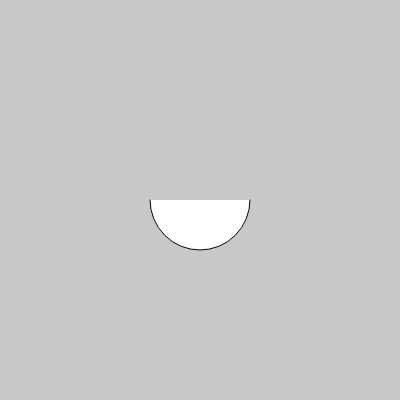
Frame 1 (no input)
Frame 60 (no input): identical to frame 1, image omitted
Frame 120 (the mouse pressed at the canvas centre since frame 60): identical to frame 1, image omitted

The p5.js sketch that drew this single still picture (run headless with seeded random() and noise() and a simulated clock; from frame 60 on, the mouse is pressed at the canvas centre):

// p5.js sketch
// ── sketch.js
function setup() {
  createCanvas(400, 400);
}

function draw() {
  background(200);
  arc(200, 200, 100, 100, 0, PI);
  // arc(200, 200, 100, 100, 0, TWO_PI); ellipse
  // arc(200, 200, 100, 100, 0, TWO_PI, CHORD); closed arc
  // arc(200, 200, 100, 100, 0, PI/2, CHORD); arco fechado menor
  // arc(200, 200, 100, 100, 0, PI/2, PIE); metade de um arco fechado
}

// Anatomy of a function: arc()
